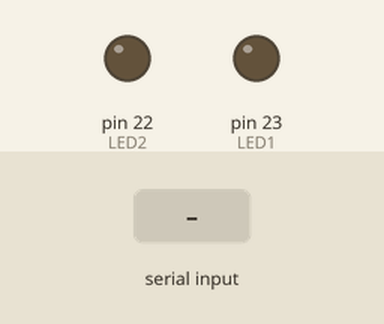
Recording of a sketch running on a simulated Arduino Mega 2560, built with avr-gcc and run on an emulated ATmega2560. Shown: output pins drawn as LEDs (lit = HIGH). The test bench sets the inputs (shaded band). What the sketch prints to the serial monitor is not drawn.

Above: at 1.2 s.
1.3 s: "a" received over Serial
Timing chart, 0 to 4.3 s (numbered marks = the images above; inputs shaded):
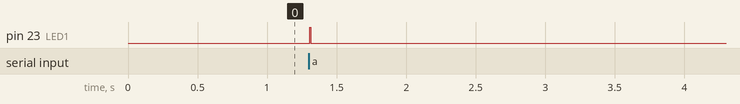

The sketch:

sketch_jul01-2led.ino
```cpp
#define LED1 23
#define LED2 22
#define SW1 2
#define SW2 3

void setup() {
  // put your setup code here, to run once:
Serial.begin(9600);
pinMode(LED1,OUTPUT);
pinMode(LED2,OUTPUT);
pinMode(SW1,INPUT);
pinMode(SW2,INPUT);

}

void loop() {
  // put your main code here, to run repeatedly:
  char ch1;
  ch1 = Serial.read();
  if (ch1 == 'a'){
  digitalWrite (LED1,HIGH);
  Serial.println ("LED1 ON");
  }else{
  digitalWrite (LED1,LOW);
  Serial.println ("LED1 OFF");
  }
}


//digitalWrite (LED1,HIGH);
//delay(1000);
//digitalWrite (LED1,LOW);
//delay(1000);

//digitalWrite (LED2,HIGH);
//delay(1000);
//digitalWrite (LED2,LOW);
//delay(1000);
```

Measured:
- after the input at 1.3 s, pin 23 (LED1): LOW → HIGH at once, → LOW 0.01 s later
